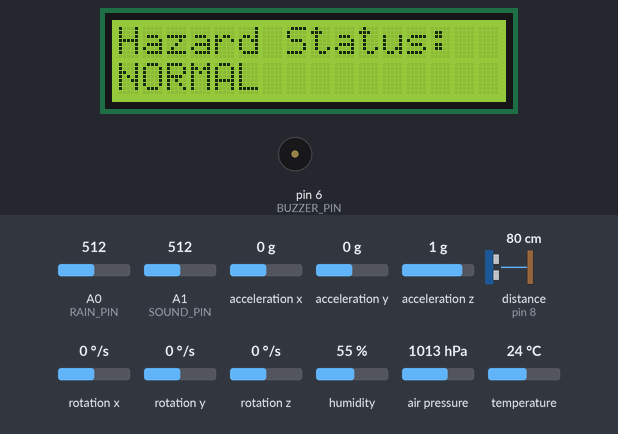
A sketch run on a simulated Arduino Uno, built with avr-gcc and run on an emulated ATmega328P. Parts: 16×2 character LCD, buzzer (waves = sounding, pin HIGH). Wiring (inferred from the names in the program): ultrasonic range finder: trigger pin 9; echo pin 8. The inputs (shaded band) are chosen by the test bench; at power-on: humidity 55 %, air pressure 1013 hPa, temperature 24 °C, A0 (RAIN_PIN) = 512, A1 (SOUND_PIN) = 512, acceleration x 0 g, acceleration y 0 g, acceleration z 1 g, distance to the obstacle (sensor on pin 8) 80 cm, rotation x 0 °/s, rotation y 0 °/s, rotation z 0 °/s. The echo pulse lasts 58.3 µs per cm; pins used as bus, display or sensor lines are not drawn; what the sketch prints to the serial monitor is not drawn.

Above: at 4.3 s.
4.4 s: humidity set to 22 %
At 7.3 s:
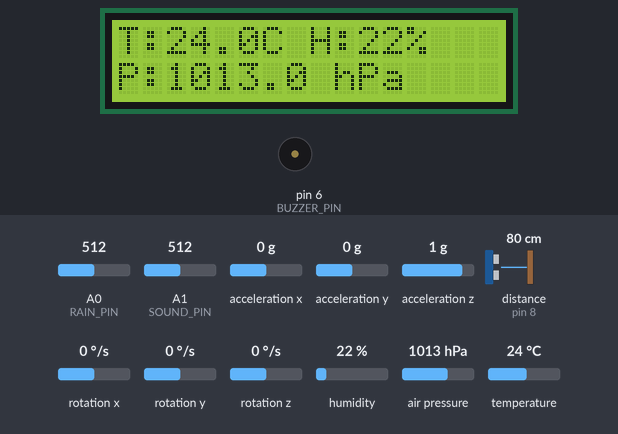
11.0 s: air pressure set to 952 hPa
At 13.4 s:
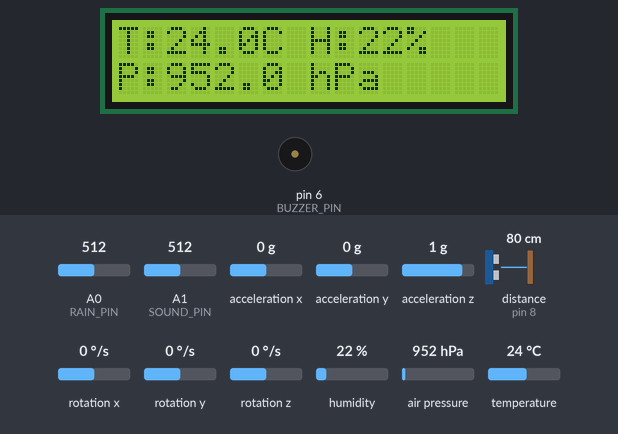
17.3 s: temperature set to 12 °C
At 19.6 s:
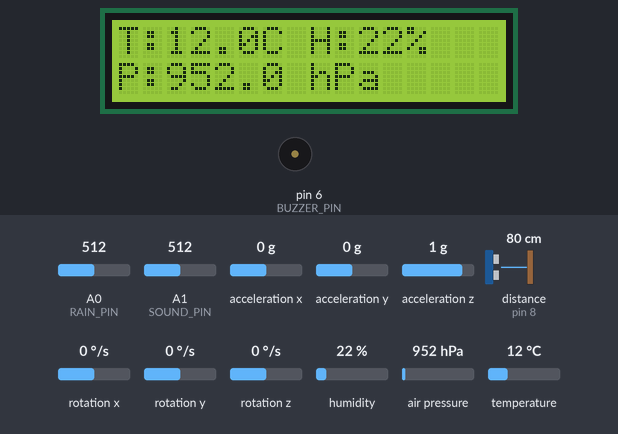
23.6 s: air pressure set to 975 hPa
At 25.8 s:
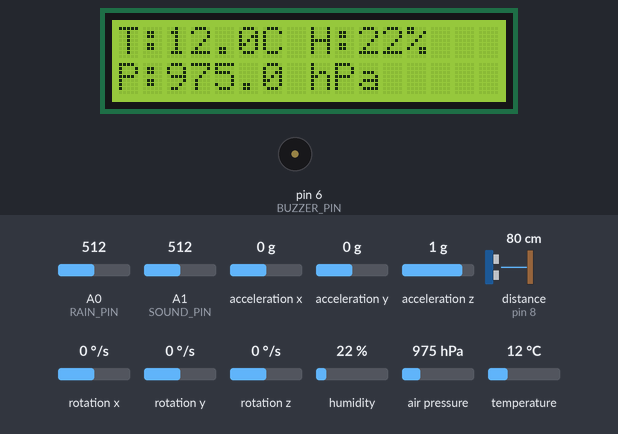
29.9 s: humidity set to 74 %
At 31.9 s:
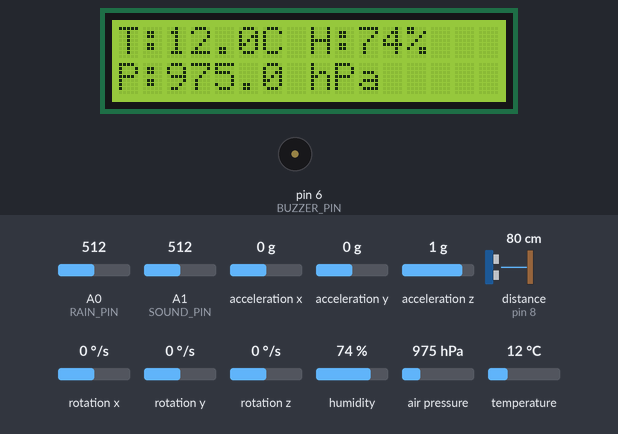
36.2 s: humidity set to 77 %
At 43.5 s:
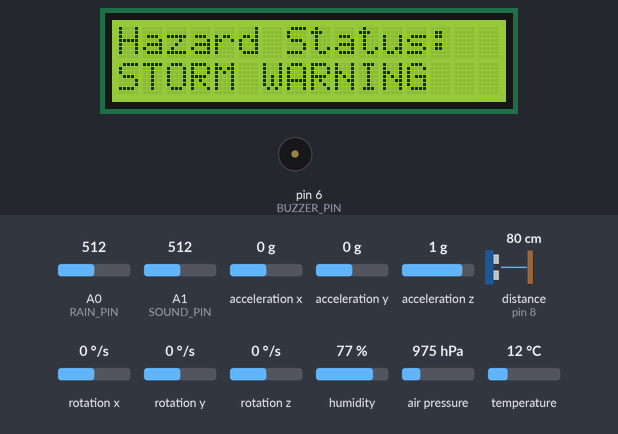
Timing chart, 0 to 44.9 s (numbered marks = the images above; inputs shaded):
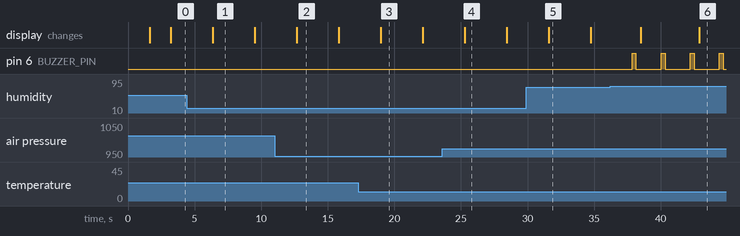

The sketch:

Hazard_Arduino_Complete.ino
```cpp
#include <Wire.h>
#include <Adafruit_BMP280.h>
#include <DHT.h>
#include <MPU6050.h>
#include <hd44780.h>
#include <hd44780ioClass/hd44780_I2Cexp.h>
#include <math.h>

// ----------------------
// Pin definitions
// ----------------------
#define RAIN_PIN   A0
#define SOUND_PIN  A1

#define TRIG_PIN   9
#define ECHO_PIN   8

#define DHT_PIN    2
#define DHT_TYPE   DHT11   // Change to DHT22 if needed
#define BUZZER_PIN 6
// ----------------------
// Sensor objects
// ----------------------
Adafruit_BMP280 bmp;
DHT dht(DHT_PIN, DHT_TYPE);
MPU6050 mpu;
hd44780_I2Cexp lcd;

// ----------------------
// Globals
// ----------------------
bool bmpReady = false;
bool mpuReady = false;
bool lcdReady = false;

float baselinePressure = 0.0;

unsigned long lastLCDPageChange = 0;
int lcdPage = 0;

// ----------------------
// Function declarations
// ----------------------
float readDistanceCM();
float readVibrationLevel();
int classifyHazardCode(
  int rainValue,
  int soundValue,
  float temperature,
  float humidity,
  float pressure,
  float vibration,
  float distance
);
const char* hazardCodeToText(int code);
void updateLCDStable(
  int rainValue,
  float temperature,
  float humidity,
  float pressure,
  float vibration,
  float distance,
  int hazardCode
);

void setup() {
  Serial.begin(115200);
  delay(1500);

  Serial.println("====================================");
  Serial.println(" Smart Environmental Hazard Node");
  Serial.println(" UNO R4 WiFi + LCD + Serial");
  Serial.println("====================================");

  pinMode(TRIG_PIN, OUTPUT);
  pinMode(ECHO_PIN, INPUT);

  Wire.begin();
  dht.begin();
  pinMode(BUZZER_PIN, OUTPUT);
digitalWrite(BUZZER_PIN, LOW);

  // ----------------------
  // LCD setup
  // ----------------------
  int lcdStatus = lcd.begin(16, 2);
  if (lcdStatus == 0) {
    lcdReady = true;
    lcd.backlight();
    lcd.setCursor(0, 0);
    lcd.print("Hazard Node     ");
    lcd.setCursor(0, 1);
    lcd.print("Initializing... ");
  } else {
    Serial.print("LCD init failed, status = ");
    Serial.println(lcdStatus);
  }

  // ----------------------
  // BMP280 setup
  // ----------------------
  if (bmp.begin(0x76)) {
    bmpReady = true;
  } else if (bmp.begin(0x77)) {
    bmpReady = true;
  }

  if (bmpReady) {
    baselinePressure = bmp.readPressure() / 100.0;
    Serial.println("BMP280 connected.");
    Serial.print("Baseline Pressure (hPa): ");
    Serial.println(baselinePressure);
  } else {
    Serial.println("BMP280 NOT detected.");
  }

  // ----------------------
  // MPU6050 setup
  // ----------------------
  mpu.initialize();
  if (mpu.testConnection()) {
    mpuReady = true;
    Serial.println("MPU6050 connected.");
  } else {
    Serial.println("MPU6050 NOT detected.");
  }

  if (lcdReady) {
    lcd.setCursor(0, 0);
    lcd.print("Setup complete  ");
    lcd.setCursor(0, 1);
    lcd.print("Starting...     ");
  }

  delay(1500);
}

void loop() {
  // ----------------------
  // Read sensors
  // ----------------------
  int rainValue = analogRead(RAIN_PIN);
  int soundValue = analogRead(SOUND_PIN);

  float humidity = dht.readHumidity();
  float temperature = dht.readTemperature();

  float pressure = -1.0;
  if (bmpReady) {
    pressure = bmp.readPressure() / 100.0; // hPa
  }

  float vibration = -1.0;
  if (mpuReady) {
    vibration = readVibrationLevel();
  }

  float distance = readDistanceCM();

  int hazardCode = classifyHazardCode(
    rainValue,
    soundValue,
    temperature,
    humidity,
    pressure,
    vibration,
    distance
  );
if (hazardCode != 0) {
  digitalWrite(BUZZER_PIN, HIGH);
  delay(300);
  digitalWrite(BUZZER_PIN, LOW);
  delay(300);
} else {
  digitalWrite(BUZZER_PIN, LOW);
}
  // ----------------------
  // Serial output
  // ----------------------
  Serial.println("----------- SENSOR READINGS -----------");

  Serial.print("Rain Sensor: ");
  Serial.println(rainValue);

  Serial.print("Sound Sensor: ");
  Serial.println(soundValue);

  if (isnan(temperature) || isnan(humidity)) {
    Serial.println("DHT Sensor: Failed reading");
  } else {
    Serial.print("Temperature (C): ");
    Serial.println(temperature);

    Serial.print("Humidity (%): ");
    Serial.println(humidity);
  }

  if (bmpReady) {
    Serial.print("Pressure (hPa): ");
    Serial.println(pressure);

    Serial.print("Pressure Change from Baseline (hPa): ");
    Serial.println(pressure - baselinePressure);
  } else {
    Serial.println("BMP280: Not available");
  }

  if (mpuReady) {
    Serial.print("Vibration Level: ");
    Serial.println(vibration);
  } else {
    Serial.println("MPU6050: Not available");
  }

  Serial.print("Ultrasonic Distance (cm): ");
  Serial.println(distance);

  Serial.print("Hazard Status: ");
  Serial.println(hazardCodeToText(hazardCode));

  Serial.println("---------------------------------------");
  Serial.println();

  // ----------------------
  // LCD update
  // ----------------------
  updateLCDStable(
    rainValue,
    temperature,
    humidity,
    pressure,
    vibration,
    distance,
    hazardCode
  );

  delay(1500);
}

// --------------------------------------------------
// Ultrasonic sensor distance
// --------------------------------------------------
float readDistanceCM() {
  digitalWrite(TRIG_PIN, LOW);
  delayMicroseconds(3);

  digitalWrite(TRIG_PIN, HIGH);
  delayMicroseconds(10);
  digitalWrite(TRIG_PIN, LOW);

  long duration = pulseIn(ECHO_PIN, HIGH, 30000);

  if (duration == 0) {
    return -1.0;
  }

  return duration * 0.0343 / 2.0;
}

// --------------------------------------------------
// MPU6050 vibration estimate
// --------------------------------------------------
float readVibrationLevel() {
  int16_t axRaw, ayRaw, azRaw;
  int16_t gxRaw, gyRaw, gzRaw;

  mpu.getMotion6(&axRaw, &ayRaw, &azRaw, &gxRaw, &gyRaw, &gzRaw);

  float ax = axRaw / 16384.0;
  float ay = ayRaw / 16384.0;
  float az = azRaw / 16384.0;

  float magnitude = sqrt(ax * ax + ay * ay + az * az);

  // Deviation from normal 1g
  return fabs(magnitude - 1.0);
}

// --------------------------------------------------
// Hazard classification
// 0 = NORMAL
// 1 = FLOOD
// 2 = STORM
// 3 = STRUCTURAL
// --------------------------------------------------
int classifyHazardCode(
  int rainValue,
  int soundValue,
  float temperature,
  float humidity,
  float pressure,
  float vibration,
  float distance
) {
  bool rainDetected = (rainValue < 500);        // tune after testing
  bool loudSound = (soundValue > 600);          // tune after testing
  bool highVibration = (vibration > 0.50);      // tune after testing
  bool strongVibration = (vibration > 1.00);    // tune after testing
  bool waterRising = (distance > 0 && distance < 15);

  bool stormRisk = false;
  if (!isnan(humidity) && pressure > 0) {
    if (humidity > 75 && pressure < (baselinePressure - 3.0)) {
      stormRisk = true;
    }
  }

  if (rainDetected && waterRising) {
    return 1; // FLOOD
  }

  if (stormRisk) {
    return 2; // STORM
  }

  if (strongVibration || (highVibration && loudSound)) {
    return 3; // STRUCTURAL
  }

  return 0; // NORMAL
}

// --------------------------------------------------
// Convert hazard code to text
// --------------------------------------------------
const char* hazardCodeToText(int code) {
  switch (code) {
    case 1: return "FLOOD RISK";
    case 2: return "STORM WARNING";
    case 3: return "STRUCTURAL ALERT";
    default: return "NORMAL";
  }
}

// --------------------------------------------------
// Stable LCD updater
// --------------------------------------------------
void updateLCDStable(
  int rainValue,
  float temperature,
  float humidity,
  float pressure,
  float vibration,
  float distance,
  int hazardCode
) {
  if (!lcdReady) return;

  if (millis() - lastLCDPageChange > 3000) {
    lcdPage = (lcdPage + 1) % 2;   // only 2 screens now
    lastLCDPageChange = millis();
  }

  // ----------------------
  // Screen 1: Temp, Humidity, Pressure
  // ----------------------
  if (lcdPage == 0) {
    lcd.setCursor(0, 0);
    lcd.print("T:");
    if (isnan(temperature)) {
      lcd.print("Err ");
    } else {
      lcd.print(temperature, 1);
      lcd.print("C ");
    }

    lcd.print("H:");
    if (isnan(humidity)) {
      lcd.print("Err ");
    } else {
      lcd.print(humidity, 0);
      lcd.print("% ");
    }

    lcd.print("   ");  // clear leftover chars

    lcd.setCursor(0, 1);
    lcd.print("P:");
    if (pressure < 0) {
      lcd.print("Err            ");
    } else {
      lcd.print(pressure, 1);
      lcd.print(" hPa       ");
    }
  }

  // ----------------------
  // Screen 2: Hazard status on two lines
  // ----------------------
  else if (lcdPage == 1) {
    lcd.setCursor(0, 0);
    lcd.print("Hazard Status:  ");

    lcd.setCursor(0, 1);

    if (hazardCode == 0) {
      lcd.print("NORMAL          ");
    }
    else if (hazardCode == 1) {
      lcd.print("FLOOD RISK      ");
    }
    else if (hazardCode == 2) {
      lcd.print("STORM WARNING   ");
    }
    else if (hazardCode == 3) {
      lcd.print("STRUCTURAL ALRT ");
    }
    else {
      lcd.print("UNKNOWN         ");
    }
  }
}
```

Measured:
- the behaviour switches between 75 and 76 % on humidity (found by bisection; images 5 and 6)
- after the input at 4.4 s, the display: changes after 2.0 s (image 1)
- after the input at 11.0 s, the display: changes after 1.7 s (image 2)
- after the input at 17.3 s, the display: changes after 1.7 s (image 3)
- after the input at 23.6 s, the display: changes after 1.7 s (image 4)
- after the input at 29.9 s, the display: changes after 1.7 s (image 5)
- after the input at 36.2 s, pin 6 (BUZZER_PIN): alternates HIGH for 0.30 s and LOW for 1.9 s, starting after 1.6 s; the display: first changes after 2.3 s (image 6 shows a later state)
